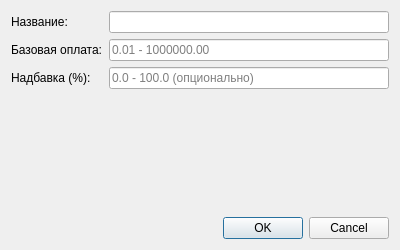
<?xml version="1.0" encoding="UTF-8"?>
<ui version="4.0">
 <class>AddWorkDialog</class>
 <widget class="QDialog" name="AddWorkDialog">
  <property name="geometry">
   <rect>
    <x>0</x>
    <y>0</y>
    <width>400</width>
    <height>250</height>
   </rect>
  </property>
  <property name="windowTitle">
   <string>Добавить тип работ</string>
  </property>
  <layout class="QVBoxLayout" name="verticalLayout">
   <item>
    <layout class="QFormLayout" name="formLayout">
     <item row="0" column="0">
      <widget class="QLabel" name="label">
       <property name="text">
        <string>Название:</string>
       </property>
      </widget>
     </item>
     <item row="0" column="1">
      <widget class="QLineEdit" name="nameEdit">
       <property name="maxLength">
        <number>50</number>
       </property>
      </widget>
     </item>
     <item row="1" column="0">
      <widget class="QLabel" name="label_2">
       <property name="text">
        <string>Базовая оплата:</string>
       </property>
      </widget>
     </item>
     <item row="1" column="1">
      <widget class="QLineEdit" name="basePayEdit">
       <property name="placeholderText">
        <string>0.01 - 1000000.00</string>
       </property>
      </widget>
     </item>
     <item row="2" column="0">
      <widget class="QLabel" name="label_3">
       <property name="text">
        <string>Надбавка (%):</string>
       </property>
      </widget>
     </item>
     <item row="2" column="1">
      <widget class="QLineEdit" name="bonusPercentEdit">
       <property name="placeholderText">
        <string>0.0 - 100.0 (опционально)</string>
       </property>
      </widget>
     </item>
    </layout>
   </item>
   <item>
    <widget class="QDialogButtonBox" name="buttonBox">
     <property name="orientation">
      <enum>Qt::Horizontal</enum>
     </property>
     <property name="standardButtons">
      <set>QDialogButtonBox::Cancel|QDialogButtonBox::Ok</set>
     </property>
    </widget>
   </item>
  </layout>
 </widget>
 <resources/>
 <connections/>
</ui>
